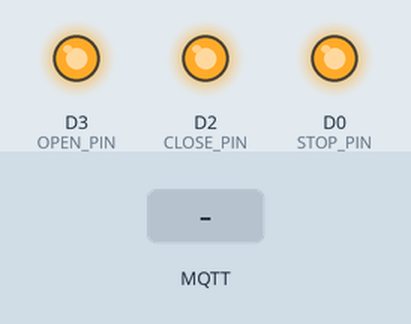
Recording of a sketch running on a simulated ESP8266 (NodeMCU). Parts: output pins drawn as LEDs (lit = HIGH). The test bench sets the inputs (shaded band). WiFi joins after 1.5 s; servers stay silent unless stated; no MQTT or app messages arrive unless stated; what the sketch prints to the serial monitor is not drawn.

Above: at 2.7 s.
2.8 s: MQTT message "open" arrives on the first subscribed topic
At 3.5 s:
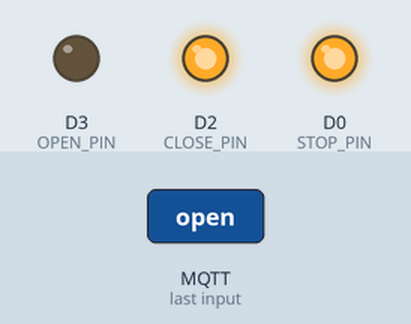
5.5 s: MQTT message "close" arrives on the first subscribed topic
At 6.4 s:
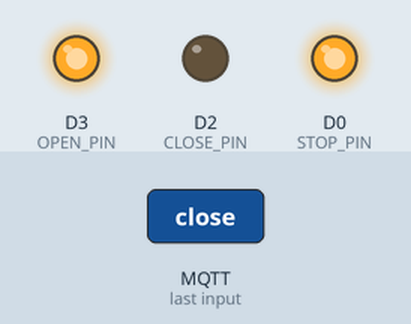
8.2 s: MQTT message "stop" arrives on the first subscribed topic
At 8.9 s:
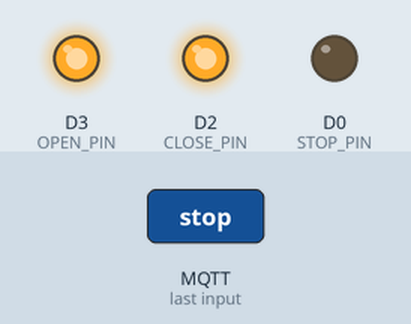
Timing chart, 0 to 11.2 s (numbered marks = the images above; inputs shaded):
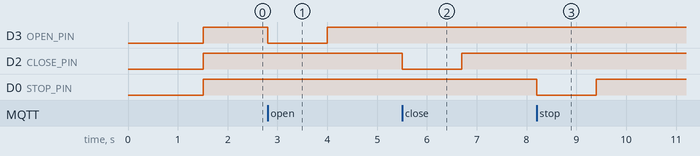

Measured:
- after the input at 2.8 s, D3 (OPEN_PIN): HIGH → LOW at once, → HIGH 1.2 s later
- after the input at 5.5 s, D2 (CLOSE_PIN): HIGH → LOW at once, → HIGH 1.2 s later
- after the input at 8.2 s, D0 (STOP_PIN): HIGH → LOW at once, → HIGH 1.2 s later

The sketch:

smart_gate.ino
```cpp
#include <ESP8266WiFi.h>
#include <PubSubClient.h>

const char* ssid = "SLC_Deco";
const char* password = "89706888";

const char* mqtt_server = "192.168.50.144";
const int mqtt_port = 1883;
const char* mqtt_user = "";
const char* mqtt_password = "";

const int STOP_PIN = D0;
const int CLOSE_PIN = D2;
const int OPEN_PIN = D3;

const int SLIDE_TIME = 33 * 1000;
const int PRESS_TIME = 1200;
const int CHILL_TIME = 500;

WiFiClient espClient;
PubSubClient client(espClient);

void setup_wifi() {
  delay(10);
  Serial.println();
  Serial.print("Connecting to ");
  Serial.println(ssid);

  WiFi.begin(ssid, password);

  while (WiFi.status() != WL_CONNECTED) {
    delay(500);
    Serial.print(".");
  }

  Serial.println("");
  Serial.print("WiFi connected\nIP address: \n");
  Serial.println(WiFi.localIP());
}

void pressButton(int pin) {
  digitalWrite(pin, LOW);
  delay(PRESS_TIME);
  digitalWrite(pin, HIGH);
  delay(CHILL_TIME);
}

void callback(char* topic, byte* payload, unsigned int length) {
  Serial.print("Message arrived [");
  Serial.print(topic);
  Serial.print("] ");
  String message;
  for (int i = 0; i < length; i++) {
    message += (char)payload[i];
  }
  Serial.println(message);

  if (strcmp(topic, "gate/slide") != 0) {
    Serial.print("Invalid message\n");
  }

  if (message == "open") {
    pressButton(OPEN_PIN);
  } else if (message == "close") {
    pressButton(CLOSE_PIN);
  } else if (message == "stop") {
    pressButton(STOP_PIN);
  } else {
    Serial.print("Invalid message\n");
  }
}

void reconnect() {
  while (!client.connected()) {
    Serial.print("Attempting MQTT connection...");
    if (client.connect("gate_opener", mqtt_user, mqtt_password)) {
      Serial.println("connected");
      client.subscribe("gate/slide");
    } else {
      Serial.print("failed, rc=");
      Serial.print(client.state());
      Serial.println("try again in 5 seconds");
      delay(5000);
    }
  }
}

void setup() {
  Serial.begin(115200);
  setup_wifi();
  client.setServer(mqtt_server, mqtt_port);
  client.setCallback(callback);

  pinMode(OPEN_PIN, OUTPUT);
  pinMode(STOP_PIN, OUTPUT);
  pinMode(CLOSE_PIN, OUTPUT);
  digitalWrite(OPEN_PIN, HIGH);
  digitalWrite(STOP_PIN, HIGH);
  digitalWrite(CLOSE_PIN, HIGH);
}

void loop() {
  if (!client.connected()) {
    reconnect();
  }
  client.loop();
}
```
